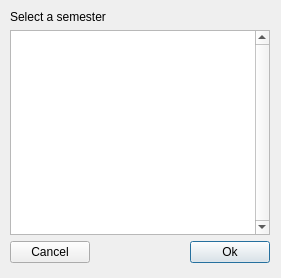
<?xml version="1.0" encoding="UTF-8"?>
<ui version="4.0">
 <class>SemesterSelect</class>
 <widget class="QDialog" name="SemesterSelect">
  <property name="geometry">
   <rect>
    <x>0</x>
    <y>0</y>
    <width>281</width>
    <height>278</height>
   </rect>
  </property>
  <property name="windowTitle">
   <string>Dialog</string>
  </property>
  <widget class="QWidget" name="layoutWidget">
   <property name="geometry">
    <rect>
     <x>10</x>
     <y>10</y>
     <width>260</width>
     <height>253</height>
    </rect>
   </property>
   <layout class="QVBoxLayout" name="verticalLayout_2">
    <item>
     <widget class="QLabel" name="label">
      <property name="text">
       <string>Select a semester</string>
      </property>
     </widget>
    </item>
    <item>
     <layout class="QVBoxLayout" name="verticalLayout">
      <item>
       <widget class="QListWidget" name="semesterList">
        <property name="verticalScrollBarPolicy">
         <enum>Qt::ScrollBarAlwaysOn</enum>
        </property>
        <property name="horizontalScrollBarPolicy">
         <enum>Qt::ScrollBarAlwaysOff</enum>
        </property>
        <property name="alternatingRowColors">
         <bool>true</bool>
        </property>
       </widget>
      </item>
      <item>
       <layout class="QHBoxLayout" name="horizontalLayout">
        <item>
         <widget class="QPushButton" name="cancelButton">
          <property name="text">
           <string>Cancel</string>
          </property>
         </widget>
        </item>
        <item>
         <spacer name="horizontalSpacer">
          <property name="orientation">
           <enum>Qt::Horizontal</enum>
          </property>
          <property name="sizeHint" stdset="0">
           <size>
            <width>40</width>
            <height>20</height>
           </size>
          </property>
         </spacer>
        </item>
        <item>
         <widget class="QPushButton" name="okButton">
          <property name="text">
           <string>Ok</string>
          </property>
          <property name="autoDefault">
           <bool>true</bool>
          </property>
          <property name="default">
           <bool>true</bool>
          </property>
          <property name="flat">
           <bool>false</bool>
          </property>
         </widget>
        </item>
       </layout>
      </item>
     </layout>
    </item>
   </layout>
  </widget>
 </widget>
 <resources/>
 <connections/>
</ui>
